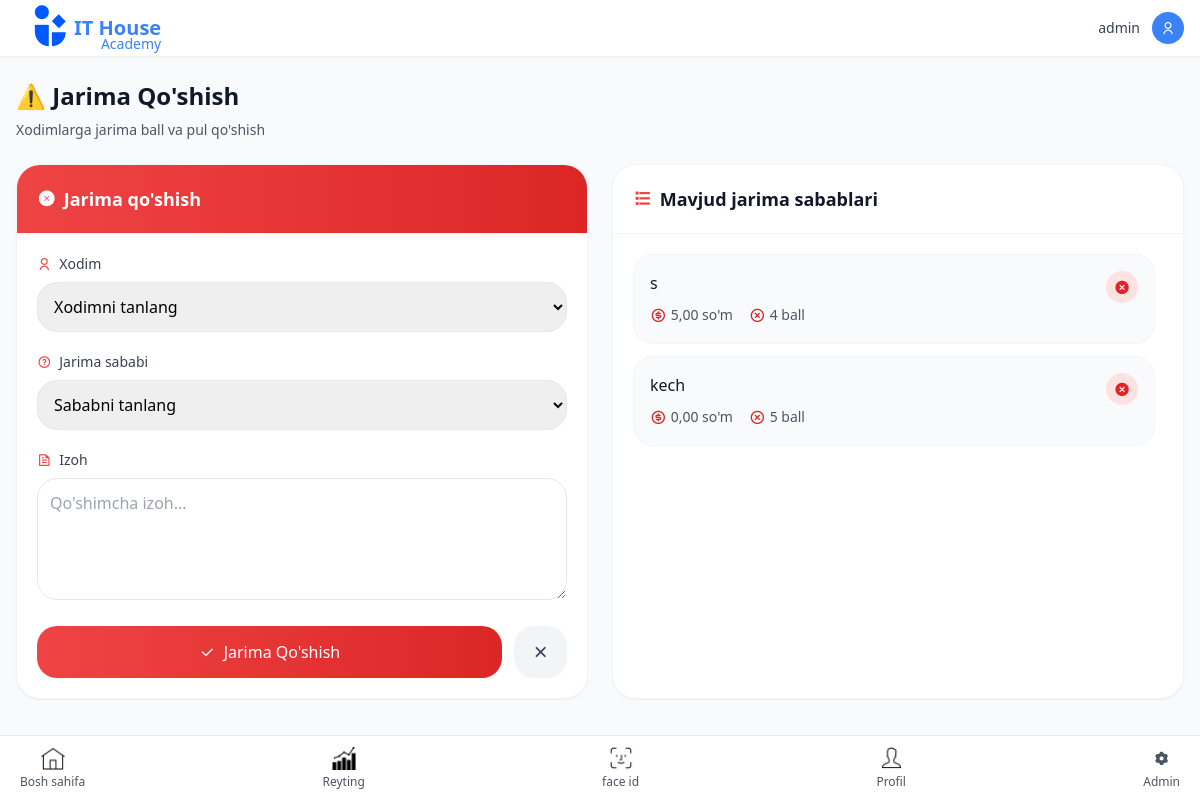
Screenshot of /jarima-qoshish/ (signed in) with the database file from the repository.
### main/models.py (models this page shows, shortened)
class JarimaSabab(models.Model):
    nom = models.CharField(max_length=200)
    pul_miqdori = models.DecimalField(max_digits=10, decimal_places=2, default=0)
    ball_miqdori = models.IntegerField(default=0)
    active = models.BooleanField(default=True)
    created_at = models.DateTimeField(auto_now_add=True)
    class Meta:
        verbose_name = "Jarima sababi"
        verbose_name_plural = "Jarima sabablari"

### main/views.py (the view)
# urls.py: path('jarima-qoshish/', views.jarima_qoshish, name='jarima_qoshish'),
@staff_member_required
def jarima_qoshish(request):
    if request.method == 'POST':
        form = JarimaRecordForm(request.POST)
        if form.is_valid():
            record = form.save(commit=False)
            record.created_by = request.user
            record.save()
            messages.success(request, 'Jarima muvaffaqiyatli qo\'shildi!')
            return redirect('dashboard')
    else:
        form = JarimaRecordForm()
    sabablar = JarimaSabab.objects.filter(active=True)
    return render(request, 'main/jarima_form.html', {
        'form': form,
        'sabablar': sabablar,
        'title': 'Jarima Qo\'shish'
    })

### main/forms.py (shortened to what this page needs)
class JarimaRecordForm(forms.ModelForm):
    class Meta:
        model = JarimaRecord
        fields = ['xodim', 'sabab', 'izoh']
        widgets = {
            'izoh': forms.Textarea(attrs={'rows': 3}),
        }

### main/templates/main/jarima_form.html (shortened to what this page needs)
{% extends 'base.html' %}
{% block content %}
<div class="mb-6">
    <h2 class="text-2xl font-bold text-gray-900 mb-2">⚠️ Jarima Qo'shish</h2>
    <p class="text-sm text-gray-600">Xodimlarga jarima ball va pul qo'shish</p>
</div>
<div class="grid grid-cols-1 lg:grid-cols-2 gap-6">
    <div class="bg-white rounded-2xl shadow-sm border border-gray-100 overflow-hidden">
        <div class="p-5 border-b border-gray-100 bg-gradient-to-r from-red-500 to-red-600">
            <h3 class="text-lg font-semibold text-white flex items-center gap-2">
                <i class="ri-close-circle-fill"></i>
                Jarima qo'shish
            </h3>
        </div>
        <div class="p-5">
            <form method="POST" id="jarimaForm">
                <div class="mb-5">
                    <label class="block text-sm font-medium text-gray-700 mb-2">
                        <i class="ri-user-line text-red-500 mr-1"></i>
                        Xodim
                    </label>
                    <select name="xodim" class="w-full p-3 border border-gray-200 rounded-xl focus:ring-2 focus:ring-red-500 focus:border-transparent" required>
                        <option value="" class="text-gray-400">Xodimni tanlang</option>
                    </select>
                </div>
                <div class="mb-5">
                    <label class="block text-sm font-medium text-gray-700 mb-2">
                        <i class="ri-question-line text-red-500 mr-1"></i>
                        Jarima sababi
                    </label>
                    <select name="sabab" id="sababSelect" class="w-full p-3 border border-gray-200 rounded-xl focus:ring-2 focus:ring-red-500 focus:border-transparent" required>
                        <option value="" class="text-gray-400">Sababni tanlang</option>
                    </select>
                </div>
                <div class="mb-5">
                    <label class="block text-sm font-medium text-gray-700 mb-2">
                        <i class="ri-file-text-line text-red-500 mr-1"></i>
                        Izoh
                    </label>
                    <textarea name="izoh" rows="4" class="w-full p-3 border border-gray-200 rounded-xl focus:ring-2 focus:ring-red-500 focus:border-transparent" placeholder="Qo'shimcha izoh..."></textarea>
                </div>
                <div class="flex gap-3">
                    <button type="submit" class="flex-1 px-4 py-3 bg-gradient-to-r from-red-500 to-red-600 text-white rounded-xl hover:shadow-lg transition-all font-medium flex items-center justify-center gap-2">
                        <i class="ri-check-line"></i>
                        Jarima Qo'shish
                    </button>
                    <a href="{% url 'dashboard' %}" class="px-4 py-3 bg-gray-100 text-gray-700 rounded-xl hover:bg-gray-200 transition-colors flex items-center justify-center">
                        <i class="ri-close-line text-xl"></i>
                    </a>
                </div>
            </form>
        </div>
    </div>
    <div class="bg-white rounded-2xl shadow-sm border border-gray-100 overflow-hidden">
        <div class="p-5 border-b border-gray-100">
            <h3 class="text-lg font-semibold text-gray-900 flex items-center gap-2">
                <i class="ri-list-check text-red-500"></i>
                Mavjud jarima sabablari
            </h3>
        </div>
        <div class="p-5">
            <div class="space-y-3 max-h-96 overflow-y-auto pr-2">
                {% for sabab in sabablar %}
                <div class="bg-gray-50 rounded-xl p-4 border border-gray-100 hover:border-red-200 transition-colors">
                    <div class="flex items-start justify-between">
                        <div class="flex-1">
                            <h4 class="font-medium text-gray-900 mb-2">{{ sabab.nom }}</h4>
                            <div class="flex items-center gap-4">
                                <div class="flex items-center gap-1">
                                    <i class="ri-money-dollar-circle-line text-red-600"></i>
                                    <span class="text-sm text-gray-600">{{ sabab.pul_miqdori }} so'm</span>
                                </div>
                                <div class="flex items-center gap-1">
                                    <i class="ri-close-circle-line text-red-600"></i>
                                    <span class="text-sm text-gray-600">{{ sabab.ball_miqdori }} ball</span>
                                </div>
                            </div>
                        </div>
                        <div class="w-8 h-8 bg-red-100 rounded-full flex items-center justify-center">
                            <i class="ri-close-circle-fill text-red-600"></i>
                        </div>
                    </div>
                </div>
                {% endfor %}
            </div>
        </div>
    </div>
</div>
{% endblock %}

### main/templates/base.html (shortened to what this page needs)
<!DOCTYPE html>
<html lang="uz">
    {% load static %}
<head>
    <link rel="stylesheet" href="https://cdnjs.cloudflare.com/ajax/libs/font-awesome/7.0.1/css/all.min.css">
    <script src="https://cdn.tailwindcss.com/3.4.16"></script>
    <link rel="stylesheet" href="https://cdnjs.cloudflare.com/ajax/libs/remixicon/4.6.0/remixicon.min.css">
</head>
<body class="bg-gray-50 font-sans">
    <nav class="fixed top-0 w-full bg-white shadow-sm z-50 px-4 py-3">
        <div class="flex items-center justify-between">
            <div class="flex items-center space-x-2 relative">
                <img class="w-[70px] h-[70px] absolute top-[-23px]" src="{% static 'img/logo.png' %}" alt="">
                <span class="relative left-[50px]">
                <h1 class="text-xl font-bold text-primary">IT House</h1>
                <span class="text-sm font-medium text-gray-600 absolute top-[20px] right-0 text-primary">Academy</span>
            </span>
            </div>
            <div class="flex items-center space-x-3">
                {% if user.is_authenticated %}
                <span class="text-sm font-medium text-gray-700">{{ user.get_full_name|default:user.username }}</span>
                <a href="{% url 'mening_profilim' %}" class="w-8 h-8 flex items-center justify-center bg-primary rounded-full cursor-pointer overflow-hidden">
                    {% if user.xodim.rasm and user.xodim.rasm.url %}
                        <img src="{{ user.xodim.rasm.url }}" alt="{{ user.xodim.ism }}" class="w-full h-full object-cover">
                    {% else %}
                        <i class="ri-user-line text-white text-sm"></i>
                    {% endif %}
                </a>
                {% else %}
                <a href="{% url 'login' %}" class="text-sm font-medium text-primary">Kirish</a>
                {% endif %}
            </div>
        </div>
    </nav>
    <main class="pt-20 pb-24 px-4">
        {% block content %}{% endblock %}
    </main>
    <nav class="fixed bottom-0 w-full bg-white border-t border-gray-200 z-50">
        <div class="flex justify-between h-16 pl-[20px] pr-[20px]">
            <a href="{% url 'dashboard' %}" class="flex flex-col items-center justify-center space-y-1 {% if request.resolver_match.url_name == 'dashboard' %} text-primary{% else %}text-gray-600 hover:text-primary{% endif %}">
                <div class="w-6 h-6 flex items-center justify-center">
                 <img src="{% static 'img/home.gif' %}" alt="">
                </div>
                <span class="text-xs font-medium">Bosh sahifa</span>
            </a>
            <a href="{% url 'reytinglar' %}" class="flex flex-col items-center justify-center space-y-1 {% if request.resolver_match.url_name == 'reytinglar' %} text-primary{% else %}text-gray-600 hover:text-primary{% endif %}">
                <div class="w-6 h-6 flex items-center justify-center">
              <img src="{% static 'img/reyting.gif' %}" alt="">
                </div>
                <span class="text-xs">Reyting</span>
            </a>
            <a href="https://ithousefaceid.pythonanywhere.com/" class="flex flex-col items-center justify-center space-y-1 {% if request.resolver_match.url_name == 'sabablar_boshqaruvi' %}bg-primary text-white{% else %}text-gray-600 hover:text-primary{% endif %}">
                <div class="w-6 h-6 flex items-center justify-center">
                    <img src="{% static 'img/faceid.gif' %}" alt="">
                </div>
                <span class="text-xs">face id </span>
            </a>
            <a href="{% url 'mening_profilim' %}" class="flex flex-col items-center justify-center space-y-1 {% if request.resolver_match.url_name == 'mening_profilim' %} text-primary{% else %}text-gray-600 hover:text-primary{% endif %}">
                <div class="w-6 h-6 flex items-center justify-center">
                    <img src="{% static 'img/user.gif' %}" alt="">
                </div>
                <span class="text-xs">Profil</span>
            </a>
            {% if user.is_superuser %}
            <a href="{% url 'admin_dashboard' %}" class="flex flex-col items-center justify-center space-y-1 text-gray-600 hover:text-primary">
                <div class="w-6 h-6 flex items-center justify-center">
                    <i class="ri-settings-3-fill"></i>
                </div>
                <span class="text-xs">Admin</span>
            </a>
            {% endif %}
        </div>
    </nav>
</body>
</html>

### main/templates/base.html (style rules this page uses)
:where([class^="ri-"])::before { content: "\f3c2"; }

### rows the page displays
JarimaSabab: nom "s", pul_miqdori "5,00", ball_miqdori "4"
JarimaSabab: nom "kech", pul_miqdori "0,00", ball_miqdori "5"

### other values shown
{{ user.get_full_name|default:user.username }} "admin"
